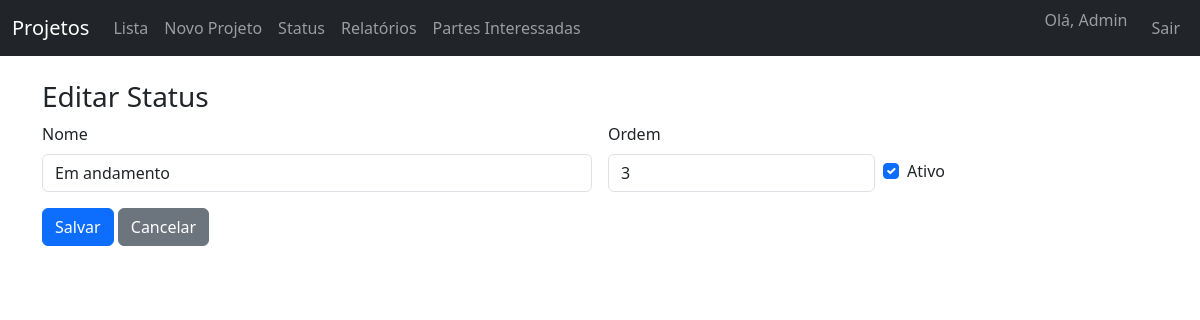
The page /statuses_edit.php?id=3 (signed in) on the database its author committed.
### tables this page shows
CREATE TABLE IF NOT EXISTS statuses (
  id INT AUTO_INCREMENT PRIMARY KEY,
  name VARCHAR(100) NOT NULL,
  sort_order INT NOT NULL DEFAULT 0,
  is_active TINYINT(1) NOT NULL DEFAULT 1,
  created_at TIMESTAMP DEFAULT CURRENT_TIMESTAMP
);

### statuses_edit.php (the view, shortened to what this page needs)
<?php
require __DIR__ . '/db.php';
$id = (int)($_GET['id'] ?? 0);
$stmt = $pdo->prepare("SELECT * FROM statuses WHERE id = ?");
$stmt->execute([$id]);
$row = $stmt->fetch();
include __DIR__ . '/header.php';
?>
<h3>Editar Status</h3>
<form method="post" class="row g-3">
  <div class="col-md-6">
    <label class="form-label">Nome</label>
    <input type="text" name="name" class="form-control" value="<?= htmlspecialchars($row['name']) ?>" required>
  </div>
  <div class="col-md-3">
    <label class="form-label">Ordem</label>
    <input type="number" name="sort_order" class="form-control" value="<?= (int)$row['sort_order'] ?>">
  </div>
  <div class="col-md-3 form-check" style="padding-top: 2.35rem;">
    <input class="form-check-input" type="checkbox" id="is_active" name="is_active" <?= $row['is_active'] ? 'checked' : '' ?>>
    <label class="form-check-label" for="is_active">Ativo</label>
  </div>
  <div class="col-12">
    <button class="btn btn-primary">Salvar</button>
    <a href="statuses_list.php" class="btn btn-secondary">Cancelar</a>
  </div>
</form>
<?php include __DIR__ . '/footer.php'; ?>

### rows shown on the page
statuses: name "Em andamento", sort_order "3", is_active "☑"

### other values the page prints
current_user()['name'] "Admin"
